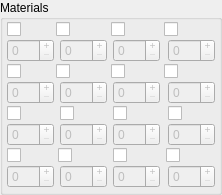
        <widget class="QGroupBox" name="groupBox_2">
         <property name="title">
          <string>Materials</string>
         </property>
         <layout class="QGridLayout" name="gridLayout_12">
          <property name="leftMargin">
           <number>4</number>
          </property>
          <property name="topMargin">
           <number>2</number>
          </property>
          <property name="rightMargin">
           <number>4</number>
          </property>
          <property name="bottomMargin">
           <number>4</number>
          </property>
          <property name="spacing">
           <number>2</number>
          </property>
          <item row="0" column="0">
           <widget class="QCheckBox" name="hornetLarvaeChkBox">
            <property name="toolTip">
             <string>Deku Hornet Larvae</string>
            </property>
            <property name="statusTip">
             <string>Deku Hornet Larvae</string>
            </property>
            <property name="icon">
             <iconset resource="../resources/resources.qrc">
              <normaloff>:/Materials/DekuHornetLarvae</normaloff>:/Materials/DekuHornetLarvae</iconset>
            </property>
            <property name="iconSize">
             <size>
              <width>48</width>
              <height>48</height>
             </size>
            </property>
           </widget>
          </item>
          <item row="0" column="1" colspan="4">
           <widget class="QCheckBox" name="birdFeatherChkBox">
            <property name="toolTip">
             <string>Bird Feather</string>
            </property>
            <property name="statusTip">
             <string>Bird Feather</string>
            </property>
            <property name="icon">
             <iconset resource="../resources/resources.qrc">
              <normaloff>:/Materials/BirdFeather</normaloff>:/Materials/BirdFeather</iconset>
            </property>
            <property name="iconSize">
             <size>
              <width>48</width>
              <height>48</height>
             </size>
            </property>
           </widget>
          </item>
          <item row="0" column="5" colspan="3">
           <widget class="QCheckBox" name="tumbleWeedChkBox">
            <property name="toolTip">
             <string>Tumbe Weed</string>
            </property>
            <property name="statusTip">
             <string>Tumbe Weed</string>
            </property>
            <property name="icon">
             <iconset resource="../resources/resources.qrc">
              <normaloff>:/Materials/TumbleWeed</normaloff>:/Materials/TumbleWeed</iconset>
            </property>
            <property name="iconSize">
             <size>
              <width>48</width>
              <height>48</height>
             </size>
            </property>
           </widget>
          </item>
          <item row="0" column="8" colspan="3">
           <widget class="QCheckBox" name="lizardTailChkBox">
            <property name="toolTip">
             <string>Lizard Tail</string>
            </property>
            <property name="statusTip">
             <string>Lizard Tail</string>
            </property>
            <property name="icon">
             <iconset resource="../resources/resources.qrc">
              <normaloff>:/Materials/LizardTail</normaloff>:/Materials/LizardTail</iconset>
            </property>
            <property name="iconSize">
             <size>
              <width>48</width>
              <height>48</height>
             </size>
            </property>
           </widget>
          </item>
          <item row="2" column="1" colspan="4">
           <widget class="QCheckBox" name="ancientFlowerChkBox">
            <property name="toolTip">
             <string>Ancient Flower</string>
            </property>
            <property name="statusTip">
             <string>Ancient Flower</string>
            </property>
            <property name="icon">
             <iconset resource="../resources/resources.qrc">
              <normaloff>:/Materials/AncientFlower</normaloff>:/Materials/AncientFlower</iconset>
            </property>
            <property name="iconSize">
             <size>
              <width>48</width>
              <height>48</height>
             </size>
            </property>
           </widget>
          </item>
          <item row="2" column="5" colspan="3">
           <widget class="QCheckBox" name="amberRelicChkBox">
            <property name="toolTip">
             <string>Amber Relic</string>
            </property>
            <property name="statusTip">
             <string>Amber Relic</string>
            </property>
            <property name="icon">
             <iconset resource="../resources/resources.qrc">
              <normaloff>:/Materials/AmberRelic</normaloff>:/Materials/AmberRelic</iconset>
            </property>
            <property name="iconSize">
             <size>
              <width>48</width>
              <height>48</height>
             </size>
            </property>
           </widget>
          </item>
          <item row="2" column="8" colspan="3">
           <widget class="QCheckBox" name="duskRelicChkBox">
            <property name="toolTip">
             <string>Dusk Relic</string>
            </property>
            <property name="statusTip">
             <string>Dusk Relic</string>
            </property>
            <property name="icon">
             <iconset resource="../resources/resources.qrc">
              <normaloff>:/Materials/DuskRelic</normaloff>:/Materials/DuskRelic</iconset>
            </property>
            <property name="iconSize">
             <size>
              <width>48</width>
              <height>48</height>
             </size>
            </property>
           </widget>
          </item>
          <item row="4" column="0" colspan="3">
           <widget class="QCheckBox" name="jellyBlobChkBox">
            <property name="toolTip">
             <string>Jelly Blob</string>
            </property>
            <property name="statusTip">
             <string>Jelly Blob</string>
            </property>
            <property name="icon">
             <iconset resource="../resources/resources.qrc">
              <normaloff>:/Materials/JellyBlob</normaloff>:/Materials/JellyBlob</iconset>
            </property>
            <property name="iconSize">
             <size>
              <width>48</width>
              <height>48</height>
             </size>
            </property>
           </widget>
          </item>
          <item row="4" column="10">
           <widget class="QCheckBox" name="decoSkullChkBox">
            <property name="toolTip">
             <string>Ornamental Skull</string>
            </property>
            <property name="statusTip">
             <string>Ornamental Skull</string>
            </property>
            <property name="icon">
             <iconset resource="../resources/resources.qrc">
              <normaloff>:/Materials/OrnamentalSkull</normaloff>:/Materials/OrnamentalSkull</iconset>
            </property>
            <property name="iconSize">
             <size>
              <width>48</width>
              <height>48</height>
             </size>
            </property>
           </widget>
          </item>
          <item row="6" column="0" colspan="2">
           <widget class="QCheckBox" name="evilCrystalChkBox">
            <property name="toolTip">
             <string>Evil Crystal</string>
            </property>
            <property name="statusTip">
             <string>Evil Crystal</string>
            </property>
            <property name="icon">
             <iconset resource="../resources/resources.qrc">
              <normaloff>:/Materials/EvilCrystal</normaloff>:/Materials/EvilCrystal</iconset>
            </property>
            <property name="iconSize">
             <size>
              <width>48</width>
              <height>48</height>
             </size>
            </property>
           </widget>
          </item>
          <item row="6" column="2" colspan="4">
           <widget class="QCheckBox" name="blueBirdFeatherChkBox">
            <property name="toolTip">
             <string>Blue Bird Feather</string>
            </property>
            <property name="statusTip">
             <string>Blue Bird Feather</string>
            </property>
            <property name="icon">
             <iconset resource="../resources/resources.qrc">
              <normaloff>:/Materials/BlueBirdFeather</normaloff>:/Materials/BlueBirdFeather</iconset>
            </property>
            <property name="iconSize">
             <size>
              <width>48</width>
              <height>48</height>
             </size>
            </property>
           </widget>
          </item>
          <item row="6" column="6" colspan="3">
           <widget class="QCheckBox" name="goldenSkullChkBox">
            <property name="toolTip">
             <string>Golden Skull</string>
            </property>
            <property name="statusTip">
             <string>Golden Skull</string>
            </property>
            <property name="icon">
             <iconset resource="../resources/resources.qrc">
              <normaloff>:/Materials/GoldenSkull</normaloff>:/Materials/GoldenSkull</iconset>
            </property>
            <property name="iconSize">
             <size>
              <width>48</width>
              <height>48</height>
             </size>
            </property>
           </widget>
          </item>
          <item row="6" column="9" colspan="2">
           <widget class="QCheckBox" name="goddessPlumeChkBox">
            <property name="toolTip">
             <string>Goddess Plume</string>
            </property>
            <property name="statusTip">
             <string>Goddess Plume</string>
            </property>
            <property name="icon">
             <iconset resource="../resources/resources.qrc">
              <normaloff>:/Materials/GoddessPlume</normaloff>:/Materials/GoddessPlume</iconset>
            </property>
            <property name="iconSize">
             <size>
              <width>48</width>
              <height>48</height>
             </size>
            </property>
           </widget>
          </item>
          <item row="4" column="3">
           <widget class="QCheckBox" name="monsterClawChkBox">
            <property name="toolTip">
             <string>Monster Claw</string>
            </property>
            <property name="statusTip">
             <string>Monster Claw</string>
            </property>
            <property name="icon">
             <iconset resource="../resources/resources.qrc">
              <normaloff>:/Materials/MonsterClaw</normaloff>:/Materials/MonsterClaw</iconset>
            </property>
            <property name="iconSize">
             <size>
              <width>48</width>
              <height>48</height>
             </size>
            </property>
           </widget>
          </item>
          <item row="4" column="6">
           <widget class="QCheckBox" name="monsterHornChkBox">
            <property name="toolTip">
             <string>Monster Horn</string>
            </property>
            <property name="statusTip">
             <string>Monster Horn</string>
            </property>
            <property name="icon">
             <iconset resource="../resources/resources.qrc">
              <normaloff>:/Materials/MonsterHorn</normaloff>:/Materials/MonsterHorn</iconset>
            </property>
            <property name="iconSize">
             <size>
              <width>48</width>
              <height>48</height>
             </size>
            </property>
           </widget>
          </item>
          <item row="2" column="0">
           <widget class="QCheckBox" name="eldinOreChkBox">
            <property name="toolTip">
             <string>Eldin Ore</string>
            </property>
            <property name="statusTip">
             <string>Eldin Ore</string>
            </property>
            <property name="icon">
             <iconset resource="../resources/resources.qrc">
              <normaloff>:/Materials/EldinOre</normaloff>:/Materials/EldinOre</iconset>
            </property>
            <property name="iconSize">
             <size>
              <width>48</width>
              <height>48</height>
             </size>
            </property>
           </widget>
          </item>
          <item row="1" column="0">
           <widget class="QSpinBox" name="hornetLarvaeSpinBox">
            <property name="enabled">
             <bool>false</bool>
            </property>
            <property name="buttonSymbols">
             <enum>QAbstractSpinBox::PlusMinus</enum>
            </property>
            <property name="maximum">
             <number>127</number>
            </property>
           </widget>
          </item>
          <item row="1" column="3">
           <widget class="QSpinBox" name="birdFeatherSpinBox">
            <property name="enabled">
             <bool>false</bool>
            </property>
            <property name="buttonSymbols">
             <enum>QAbstractSpinBox::PlusMinus</enum>
            </property>
            <property name="maximum">
             <number>127</number>
            </property>
           </widget>
          </item>
          <item row="1" column="6">
           <widget class="QSpinBox" name="tumbleWeedSpinBox">
            <property name="enabled">
             <bool>false</bool>
            </property>
            <property name="buttonSymbols">
             <enum>QAbstractSpinBox::PlusMinus</enum>
            </property>
            <property name="maximum">
             <number>127</number>
            </property>
           </widget>
          </item>
          <item row="1" column="10">
           <widget class="QSpinBox" name="lizardTailSpinBox">
            <property name="enabled">
             <bool>false</bool>
            </property>
            <property name="buttonSymbols">
             <enum>QAbstractSpinBox::PlusMinus</enum>
            </property>
            <property name="maximum">
             <number>127</number>
            </property>
           </widget>
          </item>
          <item row="3" column="0">
           <widget class="QSpinBox" name="eldinOreSpinBox">
            <property name="enabled">
             <bool>false</bool>
            </property>
            <property name="buttonSymbols">
             <enum>QAbstractSpinBox::PlusMinus</enum>
            </property>
            <property name="maximum">
             <number>127</number>
            </property>
           </widget>
          </item>
          <item row="3" column="3">
           <widget class="QSpinBox" name="ancientFlowerSpinBox">
            <property name="enabled">
             <bool>false</bool>
            </property>
            <property name="buttonSymbols">
             <enum>QAbstractSpinBox::PlusMinus</enum>
            </property>
            <property name="maximum">
             <number>127</number>
            </property>
           </widget>
          </item>
          <item row="3" column="6">
           <widget class="QSpinBox" name="amberRelicSpinBox">
            <property name="enabled">
             <bool>false</bool>
            </property>
            <property name="buttonSymbols">
             <enum>QAbstractSpinBox::PlusMinus</enum>
            </property>
            <property name="maximum">
             <number>127</number>
            </property>
           </widget>
          </item>
          <item row="3" column="10">
           <widget class="QSpinBox" name="duskRelicSpinBox">
            <property name="enabled">
             <bool>false</bool>
            </property>
            <property name="buttonSymbols">
             <enum>QAbstractSpinBox::PlusMinus</enum>
            </property>
            <property name="maximum">
             <number>127</number>
            </property>
           </widget>
          </item>
          <item row="5" column="0">
           <widget class="QSpinBox" name="jellyBlobSpinBox">
            <property name="enabled">
             <bool>false</bool>
            </property>
            <property name="buttonSymbols">
             <enum>QAbstractSpinBox::PlusMinus</enum>
            </property>
            <property name="maximum">
             <number>127</number>
            </property>
           </widget>
          </item>
          <item row="5" column="3">
           <widget class="QSpinBox" name="monsterClawSpinBox">
            <property name="enabled">
             <bool>false</bool>
            </property>
            <property name="buttonSymbols">
             <enum>QAbstractSpinBox::PlusMinus</enum>
            </property>
            <property name="maximum">
             <number>127</number>
            </property>
           </widget>
          </item>
          <item row="5" column="6">
           <widget class="QSpinBox" name="monsterHornSpinBox">
            <property name="enabled">
             <bool>false</bool>
            </property>
            <property name="buttonSymbols">
             <enum>QAbstractSpinBox::PlusMinus</enum>
            </property>
            <property name="maximum">
             <number>127</number>
            </property>
           </widget>
          </item>
          <item row="5" column="10">
           <widget class="QSpinBox" name="decoSkullSpinBox">
            <property name="enabled">
             <bool>false</bool>
            </property>
            <property name="buttonSymbols">
             <enum>QAbstractSpinBox::PlusMinus</enum>
            </property>
            <property name="maximum">
             <number>127</number>
            </property>
           </widget>
          </item>
          <item row="7" column="0">
           <widget class="QSpinBox" name="evilCrystalSpinBox">
            <property name="enabled">
             <bool>false</bool>
            </property>
            <property name="buttonSymbols">
             <enum>QAbstractSpinBox::PlusMinus</enum>
            </property>
            <property name="maximum">
             <number>127</number>
            </property>
           </widget>
          </item>
          <item row="7" column="3">
           <widget class="QSpinBox" name="blueBirdFeatherSpinBox">
            <property name="enabled">
             <bool>false</bool>
            </property>
            <property name="buttonSymbols">
             <enum>QAbstractSpinBox::PlusMinus</enum>
            </property>
            <property name="maximum">
             <number>127</number>
            </property>
           </widget>
          </item>
          <item row="7" column="6">
           <widget class="QSpinBox" name="goldenSkullSpinBox">
            <property name="enabled">
             <bool>false</bool>
            </property>
            <property name="buttonSymbols">
             <enum>QAbstractSpinBox::PlusMinus</enum>
            </property>
            <property name="maximum">
             <number>127</number>
            </property>
           </widget>
          </item>
          <item row="7" column="10">
           <widget class="QSpinBox" name="goddessPlumeSpinBox">
            <property name="enabled">
             <bool>false</bool>
            </property>
            <property name="buttonSymbols">
             <enum>QAbstractSpinBox::PlusMinus</enum>
            </property>
            <property name="maximum">
             <number>127</number>
            </property>
           </widget>
          </item>
         </layout>
        </widget>
